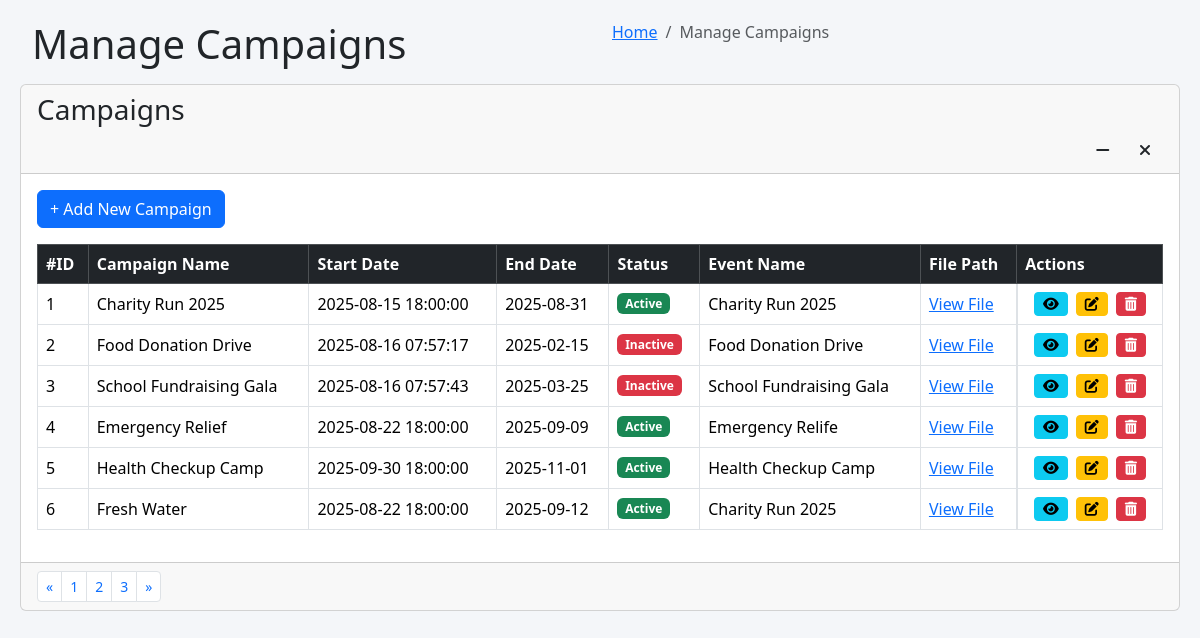
The page /pages/admin/campaigns/manage_campaigns.php on the database as committed earlier.
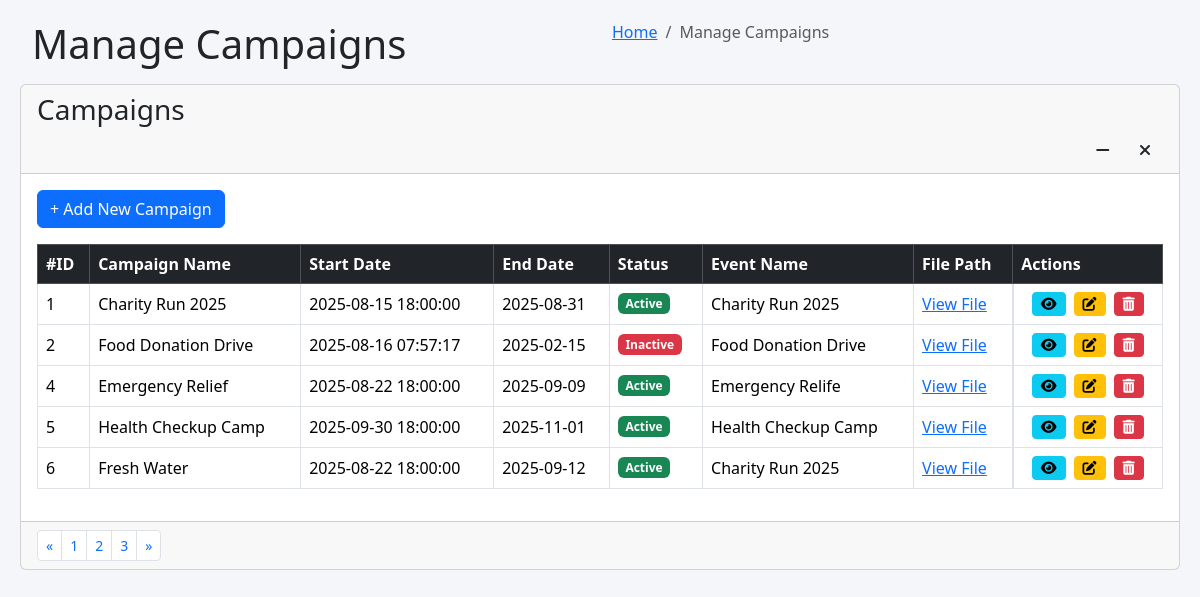
The same page on the database as committed later.
### tables this page shows
CREATE TABLE `campaigns` (
  `id` int(11) NOT NULL,
  `name` varchar(255) NOT NULL,
  `descriptions` varchar(400) NOT NULL,
  `goal_amount` int(11) DEFAULT NULL,
  `start_date` timestamp NOT NULL DEFAULT current_timestamp() ON UPDATE current_timestamp(),
  `end_date` date DEFAULT NULL,
  `status` enum('Active','Inactive') NOT NULL DEFAULT 'Active',
  `event_id` int(11) DEFAULT NULL,
  `file_path` varchar(255) NOT NULL
);

CREATE TABLE `events` (
  `id` int(11) NOT NULL,
  `name` varchar(255) NOT NULL,
  `location` varchar(255) DEFAULT NULL,
  `date` timestamp NOT NULL DEFAULT current_timestamp() ON UPDATE current_timestamp()
);

### pages/admin/campaigns/manage_campaigns.php (the view, shortened to what this page needs)
<?php
include('config.php');
$campaignsTable = "campaigns";
$eventsTable = "events";
?>
<!DOCTYPE ahtml>
<html lang="en">
<head>
    <link href="https://cdn.jsdelivr.net/npm/bootstrap@5.3.3/dist/css/bootstrap.min.css" rel="stylesheet" xintegrity="sha384-QWTKZyjpPEjISv5WaRU9OFeRpok6YctnYmDr5pNlyT2bRjXh0JMhjY6hW+ALEwIH">
    <link href="https://cdnjs.cloudflare.com/ajax/libs/font-awesome/6.0.0-beta3/css/all.min.css" rel="stylesheet">
</head>
<body>
<div class="content-wrapper">
    <section class="content-header">
        <div class="container-fluid">
            <div class="row mb-2">
                <div class="col-sm-6">
                    <h1>Manage Campaigns</h1>
                </div>
                <div class="col-sm-6">
                    <ol class="breadcrumb float-sm-right">
                        <li class="breadcrumb-item"><a href="#">Home</a></li>
                        <li class="breadcrumb-item active">Manage Campaigns</li>
                    </ol>
                </div>
            </div>
        </div>
    </section>
    <section class="content">
        <div class="card">
            <div class="card-header">
                <h3 class="card-title">Campaigns</h3>
                <div class="card-tools">
                    <button type="button" class="btn btn-tool" data-card-widget="collapse" title="Collapse">
                        <i class="fas fa-minus"></i>
                    </button>
                    <button type="button" class="btn btn-tool" data-card-widget="remove" title="Remove">
                        <i class="fas fa-times"></i>
                    </button>
                </div>
            </div>
            <div class="card-body">
                <button class="btn btn-primary mb-3" data-bs-toggle="modal" data-bs-target="#campaignModal" id="addCampaignBtn">
                    + Add New Campaign
                </button>
                <div class="table-responsive">
                    <table class="table table-bordered table-hover align-middle">
                        <thead class="table-dark">
                            <tr>
                                <th>#ID</th>
                                <th>Campaign Name</th>
                                <th>Start Date</th>
                                <th>End Date</th>
                                <th>Status</th>
                                <th>Event Name</th>
                                <th>File Path</th>
                                <th>Actions</th>
                            </tr>
                        </thead>
                        <tbody id="campaignTableBody">
                            <?php
                            if ($dms->connect_error) {
                                echo "<tr><td colspan='8' class='text-center text-danger'>Connection failed: " . $dms->connect_error . "</td></tr>";
                            } else {
                                $sql = "SELECT c.id, c.name, c.start_date, c.end_date, c.status, c.file_path, e.name AS event_name, c.event_id
                                        FROM $campaignsTable AS c
                                        LEFT JOIN $eventsTable AS e ON c.event_id = e.id";
                                $campaigns = $dms->query($sql);
                                if (!$campaigns) {
                                    echo "<tr><td colspan='8' class='text-center text-danger'>Query failed: " . $dms->error . "</td></tr>";
                                } else if ($campaigns->num_rows > 0) {
                                    while ($row = $campaigns->fetch_assoc()) {
                                        $statusMap = ['Active' => 'success', 'Inactive' => 'danger'];
                                        $badgeClass = $statusMap[$row['status']] ?? 'primary';
                                        $statusBadge = "<span class='badge bg-{$badgeClass}'>{$row['status']}</span>";
                                        $eventName = $row['event_name'] ?? 'N/A';
                                        $filePath = htmlspecialchars($row['file_path'] ?? 'N/A');
                                        $filePathLink = ($filePath !== 'N/A') ? "<a href='{$filePath}' target='_blank'>View File</a>" : "N/A";
                                        echo "<tr>
                                            <td>{$row['id']}</td>
                                            <td>{$row['name']}</td>
                                            <td>{$row['start_date']}</td>
                                            <td>{$row['end_date']}</td>
                                            <td>{$statusBadge}</td>
                                            <td>{$eventName}</td>
                                            <td>{$filePathLink}</td>
                                            <td class='d-flex justify-content-center align-items-center'>
                                                <button type='button' class='btn btn-info btn-sm view-btn me-2' data-bs-toggle='modal' data-bs-target='#viewCampaignModal'
                                                    data-id='{$row['id']}'
                                                    data-name='{$row['name']}'
                                                    data-start='{$row['start_date']}'
                                                    data-end='{$row['end_date']}'
                                                    data-status='{$row['status']}'
                                                    data-event-name='{$eventName}'
                                                    data-file-path='{$filePath}'
                                                    title='View Campaign'>
                                                    <i class='fas fa-eye'></i>
                                                </button>
                                                <button type='button' class='btn btn-warning btn-sm edit-btn me-2' data-bs-toggle='modal' data-bs-target='#campaignModal'
                                                    data-id='{$row['id']}'
                                                    data-name='{$row['name']}'
                                                    data-start='{$row['start_date']}'
                                                    data-end='{$row['end_date']}'
                                                    data-status='{$row['status']}'
                                                    data-event-id='{$row['event_id']}'
                                                    data-file-path='{$filePath}'
                                                    title='Edit Campaign'>
                                                    <i class='fas fa-edit'></i>
                                                </button>
                                                <button type='button' class='btn btn-danger btn-sm delete-btn' data-bs-toggle='modal' data-bs-target='#deleteConfirmModal' data-id='{$row['id']}' title='Delete Campaign'>
                                                    <i class='fas fa-trash-alt'></i>
                                                </button>
                                            </td>
                                        </tr>";
                                    }
                                } else {
                                    echo "<tr><td colspan='8' class='text-center'>No campaigns found.</td></tr>";
                                }
                            }
                            ?>
                        </tbody>
                    </table>
                </div>
            </div>
            <div class="card-footer clearfix">
                <ul class="pagination pagination-sm m-0 float-right">
                    <li class="page-item"><a class="page-link" href="#">«</a></li>
                    <li class="page-item"><a class="page-link" href="#">1</a></li>
                    <li class="page-item"><a class="page-link" href="#">2</a></li>
                    <li class="page-item"><a class="page-link" href="#">3</a></li>
                    <li class="page-item"><a class="page-link" href="#">»</a></li>
                </ul>
            </div>
        </div>
    </section>
</div>
</body>
</html>

### pages/admin/campaigns/manage_campaigns.php (style rules this page uses)
body { background-color: #f4f6f9; }
.content-wrapper { padding: 20px; }
.card-header .card-title { float: none; }
.card-tools { float: right; }

Rows that differ between the two databases and show on the page:
removed campaigns: id "3", name "School Fundraising Gala", start_date "2025-08-16 07:57:43", end_date "2025-03-25", status "Inactive", event.name "School Fundraising Gala"
